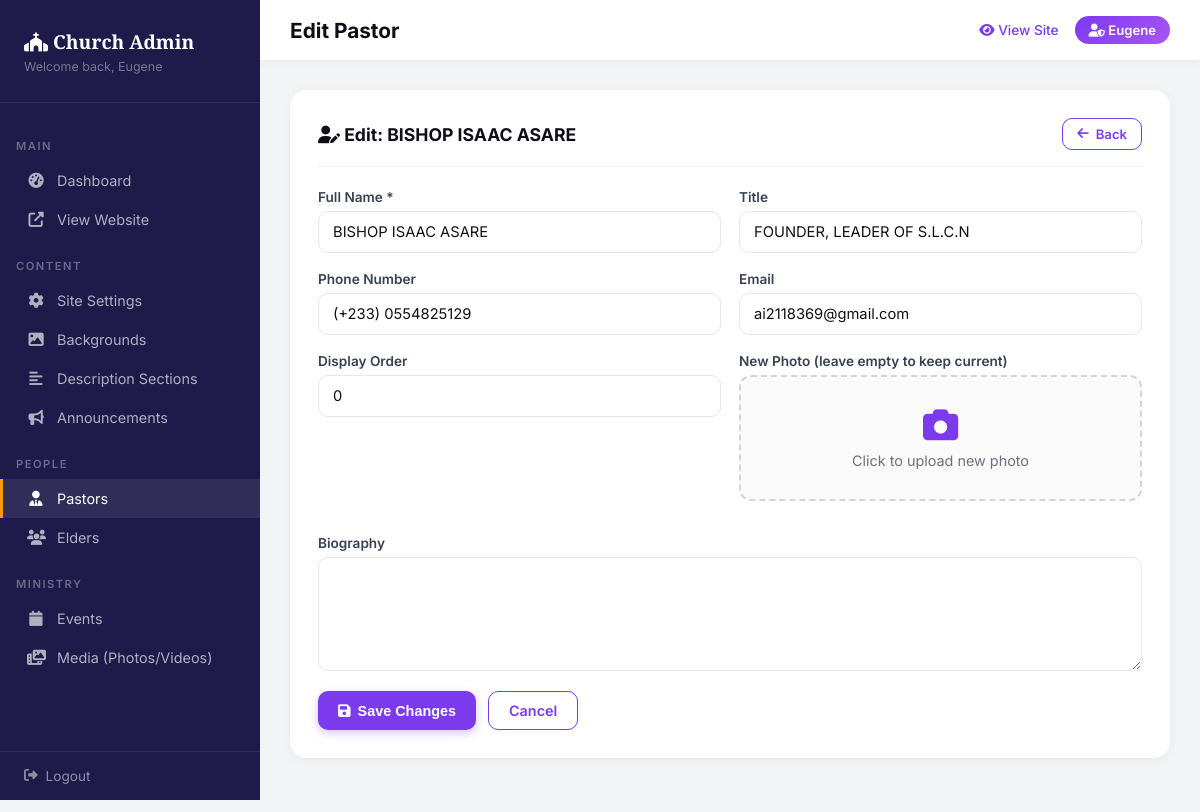
Screenshot of /admin/pastors/edit/1 (signed in) with the database file from the repository.
### app.py (models this page shows)
class Pastor(db.Model):
    id          = db.Column(db.Integer, primary_key=True)
    name        = db.Column(db.String(150), nullable=False)
    title       = db.Column(db.String(100), default='Pastor')
    phone       = db.Column(db.String(50), default='')
    email       = db.Column(db.String(150), default='')
    bio         = db.Column(db.Text, default='')
    photo       = db.Column(db.String(255), default='')
    order_num   = db.Column(db.Integer, default=0)
    created_at  = db.Column(db.DateTime, default=datetime.utcnow)

### app.py (the view, shortened to what this page needs)
@app.route('/admin/pastors/edit/<int:pid>', methods=['GET', 'POST'])
def edit_pastor(pid):
    if not is_admin(): return redirect(url_for('admin_login'))
    p = Pastor.query.get_or_404(pid)
    return render_template('admin/edit_pastor.html', pastor=p)

### app.py (called while the page is built)
def get_setting(key, default=''):
    s = SiteSettings.query.filter_by(key=key).first()
    return s.value if s else default

def is_admin():
    return session.get('admin_logged_in') is True

@app.context_processor
def inject_globals():
    logo       = get_setting('logo', '')
    church_name= get_setting('church_name', 'Grace Community Church')
    tagline    = get_setting('tagline', 'A Place of Love, Faith & Community')
    theme_color= get_setting('theme_color', '#7c3aed')
    accent_color=get_setting('accent_color', '#f59e0b')
    bg_list    = Background.query.filter_by(active=True).order_by(Background.id.desc()).all()
    announcements = Announcement.query.filter_by(active=True).order_by(Announcement.created_at.desc()).all()
    return dict(
        LOGO=logo,
        CHURCH_NAME=church_name,
        TAGLINE=tagline,
        THEME_COLOR=theme_color,
        ACCENT_COLOR=accent_color,
        BG_LIST=bg_list,
        SITE_ANNOUNCEMENTS=announcements,
        IS_ADMIN=is_admin(),
        get_setting=get_setting,          # expose helper to all templates
    )

### templates/admin/edit_pastor.html (shortened to what this page needs)
{% extends "admin/base_admin.html" %}
{% block page_title %}Edit Pastor{% endblock %}
{% block body %}
<div class="panel">
  <div class="panel-header">
    <h3><i class="fa fa-user-edit"></i> Edit: {{ pastor.name }}</h3>
    <a href="/admin/pastors" class="btn btn-sm btn-outline"><i class="fa fa-arrow-left"></i> Back</a>
  </div>
  <form method="POST" action="/admin/pastors/edit/{{ pastor.id }}" enctype="multipart/form-data">
    <div class="form-grid">
      <div class="form-group">
        <label>Full Name *</label>
        <input type="text" name="name" value="{{ pastor.name }}" required/>
      </div>
      <div class="form-group">
        <label>Title</label>
        <input type="text" name="title" value="{{ pastor.title }}"/>
      </div>
      <div class="form-group">
        <label>Phone Number</label>
        <input type="tel" name="phone" value="{{ pastor.phone }}"/>
      </div>
      <div class="form-group">
        <label>Email</label>
        <input type="email" name="email" value="{{ pastor.email }}"/>
      </div>
      <div class="form-group">
        <label>Display Order</label>
        <input type="number" name="order_num" value="{{ pastor.order_num }}"/>
      </div>
      <div class="form-group">
        <label>New Photo (leave empty to keep current)</label>
        <div class="file-upload-wrap">
          <div class="file-upload-area">
            <i class="fa fa-camera"></i>
            <p>Click to upload new photo</p>
          </div>
        </div>
      </div>
      <div class="form-group full">
        <label>Biography</label>
        <textarea name="bio" rows="5">{{ pastor.bio }}</textarea>
      </div>
    </div>
    <div style="margin-top:16px;display:flex;gap:12px;">
      <button type="submit" class="btn btn-primary"><i class="fa fa-save"></i> Save Changes</button>
      <a href="/admin/pastors" class="btn btn-outline">Cancel</a>
    </div>
  </form>
</div>
{% endblock %}

### templates/admin/base_admin.html (style rules this page uses)
:root { --primary:#7c3aed;--accent:#f59e0b;--dark:#0f0e17;--sidebar:#1e1b4b;--sidebar-hover:#312e81; }
* { box-sizing:border-box;margin:0;padding:0; }
body { font-family:'Inter',sans-serif;background:#f3f4f6;display:flex;min-height:100vh; }
.panel { background:#fff;border-radius:16px;padding:28px;box-shadow:0 2px 12px rgba(0,0,0,.05);margin-bottom:24px; }
.panel-header { display:flex;align-items:center;justify-content:space-between;margin-bottom:22px;padding-bottom:16px;border-bottom:1px solid #f3f4f6; }
.panel-header h3 { font-size:1.1rem;color:var(--dark); }
.form-grid { display:grid;grid-template-columns:1fr 1fr;gap:18px; }
.form-group { margin-bottom:0; }
.form-group.full { grid-column:1/-1; }
label { display:block;font-size:.85rem;font-weight:600;color:#374151;margin-bottom:6px; }
input[type=text],input[type=email],input[type=tel],input[type=number], input[type=date],input[type=time],input[type=color],input[type=url], select,textarea { width:100%;padding:11px 14px;border:1.5px solid #e5e7eb;border-radius:10px; font-size:.92rem;font-family:'Inter',sans-serif; transition:border-color .2s,box-shadow .2s;background:#fff;color:#111; }
textarea { resize:vertical;min-height:100px; }
.file-upload-area { border:2px dashed #d1d5db;border-radius:12px;padding:30px;text-align:center; cursor:pointer;transition:all .2s;background:#fafafa; }
.file-upload-area i { font-size:2.2rem;color:var(--primary);margin-bottom:10px;display:block; }
.file-upload-area p { font-size:.9rem;color:#6b7280; }
.file-upload-wrap { position:relative;display:inline-block;width:100%; }
.btn { display:inline-flex;align-items:center;gap:7px;padding:10px 20px;border-radius:10px; font-weight:600;font-size:.9rem;cursor:pointer;border:none;text-decoration:none;transition:all .2s; }
.btn-primary { background:var(--primary);color:#fff;box-shadow:0 3px 10px rgba(124,58,237,.3); }
.btn-sm { padding:7px 14px;font-size:.82rem; }
.btn-outline { background:transparent;color:var(--primary);border:1.5px solid var(--primary); }

### rows the page displays
Pastor: name "BISHOP ISAAC ASARE", title "FOUNDER, LEADER OF S.L.C.N", phone "(+233) 0554825129", email "ai2118369@gmail.com", order_num "0"
